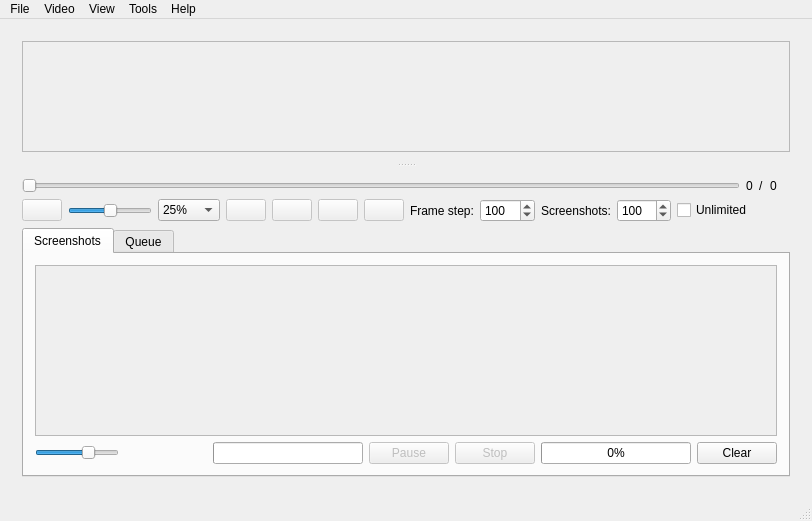
<?xml version="1.0" encoding="UTF-8"?>
<ui version="4.0">
 <class>MainWindow</class>
 <widget class="QMainWindow" name="MainWindow">
  <property name="geometry">
   <rect>
    <x>0</x>
    <y>0</y>
    <width>812</width>
    <height>521</height>
   </rect>
  </property>
  <property name="acceptDrops">
   <bool>true</bool>
  </property>
  <property name="windowTitle">
   <string/>
  </property>
  <widget class="QWidget" name="centralWidget">
   <layout class="QVBoxLayout" name="verticalLayout_2">
    <item>
     <widget class="QSplitter" name="splitter">
      <property name="orientation">
       <enum>Qt::Vertical</enum>
      </property>
      <property name="childrenCollapsible">
       <bool>false</bool>
      </property>
      <widget class="QWidget" name="layoutWidget">
       <layout class="QVBoxLayout" name="verticalLayout_3">
        <item>
         <widget class="QScrollArea" name="videoFrameArea">
          <property name="sizePolicy">
           <sizepolicy hsizetype="Expanding" vsizetype="Expanding">
            <horstretch>0</horstretch>
            <verstretch>0</verstretch>
           </sizepolicy>
          </property>
          <property name="widgetResizable">
           <bool>true</bool>
          </property>
          <property name="alignment">
           <set>Qt::AlignCenter</set>
          </property>
          <widget class="QWidget" name="scrollAreaWidgetContents">
           <property name="geometry">
            <rect>
             <x>0</x>
             <y>0</y>
             <width>790</width>
             <height>113</height>
            </rect>
           </property>
           <property name="sizePolicy">
            <sizepolicy hsizetype="Preferred" vsizetype="Preferred">
             <horstretch>0</horstretch>
             <verstretch>0</verstretch>
            </sizepolicy>
           </property>
           <property name="maximumSize">
            <size>
             <width>16777215</width>
             <height>16777215</height>
            </size>
           </property>
           <layout class="QVBoxLayout" name="verticalLayout_9">
            <property name="leftMargin">
             <number>0</number>
            </property>
            <property name="topMargin">
             <number>0</number>
            </property>
            <property name="rightMargin">
             <number>0</number>
            </property>
            <property name="bottomMargin">
             <number>0</number>
            </property>
            <item>
             <widget class="vfg::ui::VideoPreviewWidget" name="videoPreviewWidget" native="true"/>
            </item>
           </layout>
          </widget>
         </widget>
        </item>
       </layout>
      </widget>
      <widget class="QWidget" name="layoutWidget">
       <layout class="QVBoxLayout" name="verticalLayout">
        <item>
         <layout class="QHBoxLayout" name="horizontalLayout_2">
          <item>
           <widget class="QSlider" name="seekSlider">
            <property name="enabled">
             <bool>false</bool>
            </property>
            <property name="minimum">
             <number>0</number>
            </property>
            <property name="maximum">
             <number>0</number>
            </property>
            <property name="pageStep">
             <number>24</number>
            </property>
            <property name="tracking">
             <bool>false</bool>
            </property>
            <property name="orientation">
             <enum>Qt::Horizontal</enum>
            </property>
            <property name="tickPosition">
             <enum>QSlider::NoTicks</enum>
            </property>
            <property name="tickInterval">
             <number>10</number>
            </property>
           </widget>
          </item>
          <item>
           <widget class="QLabel" name="currentFrameLabel">
            <property name="text">
             <string>0</string>
            </property>
           </widget>
          </item>
          <item>
           <widget class="QLabel" name="frameSeparatorLabel">
            <property name="text">
             <string>/</string>
            </property>
           </widget>
          </item>
          <item>
           <widget class="QLabel" name="totalFramesLabel">
            <property name="text">
             <string>0</string>
            </property>
           </widget>
          </item>
          <item>
           <widget class="QLabel" name="labelVideoResolution">
            <property name="text">
             <string/>
            </property>
           </widget>
          </item>
         </layout>
        </item>
        <item>
         <layout class="QHBoxLayout" name="horizontalLayout">
          <item>
           <widget class="QPushButton" name="buttonPlay">
            <property name="enabled">
             <bool>false</bool>
            </property>
            <property name="toolTip">
             <string/>
            </property>
            <property name="text">
             <string/>
            </property>
            <property name="icon">
             <iconset resource="resources.qrc">
              <normaloff>:/icon/play.png</normaloff>:/icon/play.png</iconset>
            </property>
           </widget>
          </item>
          <item>
           <widget class="QSlider" name="volumeSlider">
            <property name="sizePolicy">
             <sizepolicy hsizetype="Fixed" vsizetype="Fixed">
              <horstretch>0</horstretch>
              <verstretch>0</verstretch>
             </sizepolicy>
            </property>
            <property name="toolTip">
             <string>Volume</string>
            </property>
            <property name="whatsThis">
             <string/>
            </property>
            <property name="maximum">
             <number>100</number>
            </property>
            <property name="pageStep">
             <number>1</number>
            </property>
            <property name="value">
             <number>50</number>
            </property>
            <property name="orientation">
             <enum>Qt::Horizontal</enum>
            </property>
           </widget>
          </item>
          <item>
           <widget class="QComboBox" name="playbackSpeed">
            <property name="sizePolicy">
             <sizepolicy hsizetype="Fixed" vsizetype="Fixed">
              <horstretch>0</horstretch>
              <verstretch>0</verstretch>
             </sizepolicy>
            </property>
            <property name="toolTip">
             <string>Playback rate</string>
            </property>
            <property name="whatsThis">
             <string/>
            </property>
            <property name="currentText">
             <string>100%</string>
            </property>
            <item>
             <property name="text">
              <string>25%</string>
             </property>
            </item>
            <item>
             <property name="text">
              <string>50%</string>
             </property>
            </item>
            <item>
             <property name="text">
              <string>75%</string>
             </property>
            </item>
            <item>
             <property name="text">
              <string>100%</string>
             </property>
            </item>
            <item>
             <property name="text">
              <string>125%</string>
             </property>
            </item>
            <item>
             <property name="text">
              <string>150%</string>
             </property>
            </item>
            <item>
             <property name="text">
              <string>175%</string>
             </property>
            </item>
            <item>
             <property name="text">
              <string>200%</string>
             </property>
            </item>
           </widget>
          </item>
          <item>
           <widget class="QPushButton" name="previousButton">
            <property name="enabled">
             <bool>false</bool>
            </property>
            <property name="toolTip">
             <string>Previous frame</string>
            </property>
            <property name="text">
             <string/>
            </property>
            <property name="icon">
             <iconset resource="resources.qrc">
              <normaloff>:/icon/previous.png</normaloff>:/icon/previous.png</iconset>
            </property>
            <property name="shortcut">
             <string>Left</string>
            </property>
           </widget>
          </item>
          <item>
           <widget class="QPushButton" name="nextButton">
            <property name="enabled">
             <bool>false</bool>
            </property>
            <property name="toolTip">
             <string>Next frame</string>
            </property>
            <property name="text">
             <string/>
            </property>
            <property name="icon">
             <iconset resource="resources.qrc">
              <normaloff>:/icon/next.png</normaloff>:/icon/next.png</iconset>
            </property>
            <property name="shortcut">
             <string>Right</string>
            </property>
           </widget>
          </item>
          <item>
           <widget class="QPushButton" name="grabButton">
            <property name="enabled">
             <bool>false</bool>
            </property>
            <property name="toolTip">
             <string>Enqueue current frame</string>
            </property>
            <property name="text">
             <string/>
            </property>
            <property name="icon">
             <iconset resource="resources.qrc">
              <normaloff>:/icon/grab.png</normaloff>:/icon/grab.png</iconset>
            </property>
            <property name="shortcut">
             <string>G</string>
            </property>
           </widget>
          </item>
          <item>
           <widget class="QPushButton" name="generateButton">
            <property name="enabled">
             <bool>false</bool>
            </property>
            <property name="toolTip">
             <string>Generate thumbnails</string>
            </property>
            <property name="text">
             <string/>
            </property>
            <property name="icon">
             <iconset resource="resources.qrc">
              <normaloff>:/icon/generate.png</normaloff>:/icon/generate.png</iconset>
            </property>
            <property name="shortcut">
             <string>H</string>
            </property>
           </widget>
          </item>
          <item>
           <widget class="QLabel" name="label">
            <property name="text">
             <string>Frame step:</string>
            </property>
           </widget>
          </item>
          <item>
           <widget class="QSpinBox" name="frameStepSpinBox">
            <property name="sizePolicy">
             <sizepolicy hsizetype="Preferred" vsizetype="Fixed">
              <horstretch>0</horstretch>
              <verstretch>0</verstretch>
             </sizepolicy>
            </property>
            <property name="minimumSize">
             <size>
              <width>55</width>
              <height>0</height>
             </size>
            </property>
            <property name="toolTip">
             <string>Frames to skip</string>
            </property>
            <property name="minimum">
             <number>1</number>
            </property>
            <property name="maximum">
             <number>9999</number>
            </property>
            <property name="value">
             <number>100</number>
            </property>
           </widget>
          </item>
          <item>
           <widget class="QLabel" name="label_2">
            <property name="text">
             <string>Screenshots:</string>
            </property>
           </widget>
          </item>
          <item>
           <widget class="QSpinBox" name="screenshotsSpinBox">
            <property name="minimumSize">
             <size>
              <width>50</width>
              <height>0</height>
             </size>
            </property>
            <property name="toolTip">
             <string>Thumbnails to generate</string>
            </property>
            <property name="prefix">
             <string/>
            </property>
            <property name="minimum">
             <number>2</number>
            </property>
            <property name="maximum">
             <number>9999</number>
            </property>
            <property name="value">
             <number>100</number>
            </property>
           </widget>
          </item>
          <item>
           <widget class="QCheckBox" name="cbUnlimitedScreens">
            <property name="toolTip">
             <string>Unlimited thumbnails</string>
            </property>
            <property name="statusTip">
             <string/>
            </property>
            <property name="text">
             <string>Unlimited</string>
            </property>
           </widget>
          </item>
          <item>
           <spacer name="horizontalSpacer">
            <property name="orientation">
             <enum>Qt::Horizontal</enum>
            </property>
            <property name="sizeHint" stdset="0">
             <size>
              <width>37</width>
              <height>13</height>
             </size>
            </property>
           </spacer>
          </item>
         </layout>
        </item>
        <item>
         <widget class="QTabWidget" name="tabWidget">
          <property name="currentIndex">
           <number>0</number>
          </property>
          <widget class="QWidget" name="first">
           <attribute name="title">
            <string>Screenshots</string>
           </attribute>
           <layout class="QVBoxLayout" name="verticalLayout_10">
            <item>
             <layout class="QVBoxLayout" name="verticalLayout_6">
              <item>
               <widget class="QScrollArea" name="unsavedTabScrollArea">
                <property name="widgetResizable">
                 <bool>true</bool>
                </property>
                <widget class="QWidget" name="scrollAreaWidgetContents_3">
                 <property name="geometry">
                  <rect>
                   <x>0</x>
                   <y>0</y>
                   <width>764</width>
                   <height>199</height>
                  </rect>
                 </property>
                 <layout class="QVBoxLayout" name="verticalLayout_8">
                  <property name="leftMargin">
                   <number>0</number>
                  </property>
                  <property name="topMargin">
                   <number>0</number>
                  </property>
                  <property name="rightMargin">
                   <number>0</number>
                  </property>
                  <property name="bottomMargin">
                   <number>0</number>
                  </property>
                  <item>
                   <widget class="vfg::ui::ThumbnailContainer" name="unsavedWidget" native="true"/>
                  </item>
                 </layout>
                </widget>
               </widget>
              </item>
              <item>
               <layout class="QHBoxLayout" name="horizontalLayout_3">
                <item>
                 <widget class="QSlider" name="thumbnailSizeSlider">
                  <property name="sizePolicy">
                   <sizepolicy hsizetype="Fixed" vsizetype="Fixed">
                    <horstretch>0</horstretch>
                    <verstretch>0</verstretch>
                   </sizepolicy>
                  </property>
                  <property name="toolTip">
                   <string>Adjust thumbnail size</string>
                  </property>
                  <property name="minimum">
                   <number>100</number>
                  </property>
                  <property name="maximum">
                   <number>250</number>
                  </property>
                  <property name="value">
                   <number>200</number>
                  </property>
                  <property name="orientation">
                   <enum>Qt::Horizontal</enum>
                  </property>
                 </widget>
                </item>
                <item>
                 <spacer name="horizontalSpacer_2">
                  <property name="orientation">
                   <enum>Qt::Horizontal</enum>
                  </property>
                  <property name="sizeHint" stdset="0">
                   <size>
                    <width>40</width>
                    <height>20</height>
                   </size>
                  </property>
                 </spacer>
                </item>
                <item>
                 <widget class="QProgressBar" name="generatorProgressBar">
                  <property name="enabled">
                   <bool>true</bool>
                  </property>
                  <property name="sizePolicy">
                   <sizepolicy hsizetype="Fixed" vsizetype="Fixed">
                    <horstretch>0</horstretch>
                    <verstretch>0</verstretch>
                   </sizepolicy>
                  </property>
                  <property name="minimumSize">
                   <size>
                    <width>150</width>
                    <height>0</height>
                   </size>
                  </property>
                  <property name="toolTip">
                   <string>Generator progress</string>
                  </property>
                  <property name="minimum">
                   <number>0</number>
                  </property>
                  <property name="value">
                   <number>0</number>
                  </property>
                  <property name="alignment">
                   <set>Qt::AlignCenter</set>
                  </property>
                  <property name="textVisible">
                   <bool>false</bool>
                  </property>
                  <property name="format">
                   <string>%v of %m</string>
                  </property>
                 </widget>
                </item>
                <item>
                 <widget class="QPushButton" name="btnPauseGenerator">
                  <property name="enabled">
                   <bool>false</bool>
                  </property>
                  <property name="sizePolicy">
                   <sizepolicy hsizetype="Fixed" vsizetype="Fixed">
                    <horstretch>0</horstretch>
                    <verstretch>0</verstretch>
                   </sizepolicy>
                  </property>
                  <property name="minimumSize">
                   <size>
                    <width>0</width>
                    <height>0</height>
                   </size>
                  </property>
                  <property name="toolTip">
                   <string>Pause/Resume generator</string>
                  </property>
                  <property name="text">
                   <string>Pause</string>
                  </property>
                  <property name="icon">
                   <iconset resource="resources.qrc">
                    <normaloff>:/icon/pause.png</normaloff>:/icon/pause.png</iconset>
                  </property>
                 </widget>
                </item>
                <item>
                 <widget class="QPushButton" name="btnStopGenerator">
                  <property name="enabled">
                   <bool>false</bool>
                  </property>
                  <property name="toolTip">
                   <string>Stop generator</string>
                  </property>
                  <property name="text">
                   <string>Stop</string>
                  </property>
                  <property name="icon">
                   <iconset resource="resources.qrc">
                    <normaloff>:/icon/cancel.png</normaloff>:/icon/cancel.png</iconset>
                  </property>
                 </widget>
                </item>
                <item>
                 <widget class="QProgressBar" name="unsavedProgressBar">
                  <property name="sizePolicy">
                   <sizepolicy hsizetype="Fixed" vsizetype="Fixed">
                    <horstretch>0</horstretch>
                    <verstretch>0</verstretch>
                   </sizepolicy>
                  </property>
                  <property name="minimumSize">
                   <size>
                    <width>150</width>
                    <height>0</height>
                   </size>
                  </property>
                  <property name="toolTip">
                   <string>Thumbnail limit</string>
                  </property>
                  <property name="minimum">
                   <number>0</number>
                  </property>
                  <property name="value">
                   <number>0</number>
                  </property>
                  <property name="textVisible">
                   <bool>true</bool>
                  </property>
                  <property name="invertedAppearance">
                   <bool>false</bool>
                  </property>
                 </widget>
                </item>
                <item>
                 <widget class="QPushButton" name="clearThumbsButton">
                  <property name="toolTip">
                   <string>Clear thumbnails</string>
                  </property>
                  <property name="text">
                   <string>Clear</string>
                  </property>
                  <property name="icon">
                   <iconset resource="resources.qrc">
                    <normaloff>:/icon/clear.png</normaloff>:/icon/clear.png</iconset>
                  </property>
                 </widget>
                </item>
               </layout>
              </item>
             </layout>
            </item>
           </layout>
          </widget>
          <widget class="QWidget" name="second">
           <attribute name="title">
            <string>Queue</string>
           </attribute>
           <layout class="QVBoxLayout" name="verticalLayout_11">
            <item>
             <layout class="QVBoxLayout" name="verticalLayout_5">
              <item>
               <widget class="QScrollArea" name="savedTabScrollArea">
                <property name="widgetResizable">
                 <bool>true</bool>
                </property>
                <widget class="QWidget" name="scrollAreaWidgetContents_2">
                 <property name="geometry">
                  <rect>
                   <x>0</x>
                   <y>0</y>
                   <width>764</width>
                   <height>200</height>
                  </rect>
                 </property>
                 <layout class="QVBoxLayout" name="verticalLayout_7">
                  <property name="leftMargin">
                   <number>0</number>
                  </property>
                  <property name="topMargin">
                   <number>0</number>
                  </property>
                  <property name="rightMargin">
                   <number>0</number>
                  </property>
                  <property name="bottomMargin">
                   <number>0</number>
                  </property>
                  <item>
                   <widget class="vfg::ui::ThumbnailContainer" name="savedWidget" native="true"/>
                  </item>
                 </layout>
                </widget>
               </widget>
              </item>
              <item>
               <layout class="QHBoxLayout" name="horizontalLayout_4">
                <item>
                 <spacer name="horizontalSpacer_3">
                  <property name="orientation">
                   <enum>Qt::Horizontal</enum>
                  </property>
                  <property name="sizeHint" stdset="0">
                   <size>
                    <width>40</width>
                    <height>20</height>
                   </size>
                  </property>
                 </spacer>
                </item>
                <item>
                 <widget class="QPushButton" name="saveThumbnailsButton">
                  <property name="toolTip">
                   <string>Save screenshots</string>
                  </property>
                  <property name="text">
                   <string>Save</string>
                  </property>
                 </widget>
                </item>
               </layout>
              </item>
             </layout>
            </item>
           </layout>
          </widget>
         </widget>
        </item>
       </layout>
      </widget>
     </widget>
    </item>
   </layout>
  </widget>
  <widget class="QMenuBar" name="menuBar">
   <property name="geometry">
    <rect>
     <x>0</x>
     <y>0</y>
     <width>812</width>
     <height>21</height>
    </rect>
   </property>
   <widget class="QMenu" name="menuFile">
    <property name="title">
     <string>File</string>
    </property>
    <addaction name="actionOpen"/>
    <addaction name="actionOpen_DVD"/>
    <addaction name="separator"/>
    <addaction name="actionRecent"/>
    <addaction name="separator"/>
    <addaction name="actionQuit"/>
   </widget>
   <widget class="QMenu" name="menuVideo">
    <property name="title">
     <string>Video</string>
    </property>
    <widget class="QMenu" name="menuZoom">
     <property name="title">
      <string>Zoom</string>
     </property>
     <addaction name="action25"/>
     <addaction name="action50"/>
     <addaction name="action100"/>
     <addaction name="action200"/>
     <addaction name="actionScaleToWindow"/>
    </widget>
    <addaction name="menuZoom"/>
    <addaction name="separator"/>
    <addaction name="actionSave_as_PNG"/>
   </widget>
   <widget class="QMenu" name="menuView">
    <property name="title">
     <string>View</string>
    </property>
    <addaction name="actionAvisynth_Script_Editor"/>
    <addaction name="actionVideo_Settings"/>
    <addaction name="separator"/>
    <addaction name="actionOptions"/>
   </widget>
   <widget class="QMenu" name="menuHelp">
    <property name="title">
     <string>Help</string>
    </property>
    <widget class="QMenu" name="menuDebug">
     <property name="title">
      <string>Debug</string>
     </property>
     <addaction name="actionDebugOff"/>
     <addaction name="actionDebugOn"/>
    </widget>
    <addaction name="actionAbout"/>
    <addaction name="separator"/>
    <addaction name="menuDebug"/>
   </widget>
   <widget class="QMenu" name="menuTools">
    <property name="title">
     <string>Tools</string>
    </property>
    <widget class="QMenu" name="menuCreateGIFImage">
     <property name="enabled">
      <bool>false</bool>
     </property>
     <property name="title">
      <string>Create GIF Image</string>
     </property>
     <addaction name="actionSetStartFrame"/>
     <addaction name="actionSetEndFrame"/>
     <addaction name="separator"/>
     <addaction name="actionShowEditor"/>
    </widget>
    <addaction name="menuCreateGIFImage"/>
    <addaction name="actionX264_Encoder"/>
   </widget>
   <addaction name="menuFile"/>
   <addaction name="menuVideo"/>
   <addaction name="menuView"/>
   <addaction name="menuTools"/>
   <addaction name="menuHelp"/>
  </widget>
  <widget class="QStatusBar" name="statusBar"/>
  <action name="actionOpen">
   <property name="text">
    <string>Open...</string>
   </property>
   <property name="shortcut">
    <string>O</string>
   </property>
  </action>
  <action name="actionAvisynth_Script_Editor">
   <property name="text">
    <string>Avisynth Script Editor</string>
   </property>
  </action>
  <action name="actionQuit">
   <property name="text">
    <string>Quit</string>
   </property>
  </action>
  <action name="actionOptions">
   <property name="text">
    <string>Options</string>
   </property>
  </action>
  <action name="actionAbout">
   <property name="text">
    <string>About</string>
   </property>
   <property name="shortcut">
    <string>F1</string>
   </property>
  </action>
  <action name="actionOpen_DVD">
   <property name="text">
    <string>Open DVD/Blu-ray...</string>
   </property>
  </action>
  <action name="actionVideo_Settings">
   <property name="text">
    <string>Video Settings</string>
   </property>
  </action>
  <action name="actionScaleToWindow">
   <property name="checkable">
    <bool>true</bool>
   </property>
   <property name="text">
    <string>Scale to window</string>
   </property>
   <property name="toolTip">
    <string>Scale to window size</string>
   </property>
  </action>
  <action name="action100">
   <property name="checkable">
    <bool>true</bool>
   </property>
   <property name="checked">
    <bool>false</bool>
   </property>
   <property name="text">
    <string>100%</string>
   </property>
  </action>
  <action name="action25">
   <property name="checkable">
    <bool>true</bool>
   </property>
   <property name="text">
    <string>25%</string>
   </property>
  </action>
  <action name="action50">
   <property name="checkable">
    <bool>true</bool>
   </property>
   <property name="text">
    <string>50%</string>
   </property>
  </action>
  <action name="action200">
   <property name="checkable">
    <bool>true</bool>
   </property>
   <property name="text">
    <string>200%</string>
   </property>
  </action>
  <action name="actionSetStartFrame">
   <property name="text">
    <string>Set start frame</string>
   </property>
  </action>
  <action name="actionSetEndFrame">
   <property name="text">
    <string>Set end frame</string>
   </property>
  </action>
  <action name="actionShowEditor">
   <property name="enabled">
    <bool>true</bool>
   </property>
   <property name="text">
    <string>Show editor</string>
   </property>
  </action>
  <action name="actionSave_as_PNG">
   <property name="enabled">
    <bool>false</bool>
   </property>
   <property name="text">
    <string>Save as PNG...</string>
   </property>
  </action>
  <action name="actionX264_Encoder">
   <property name="enabled">
    <bool>false</bool>
   </property>
   <property name="text">
    <string>x264 Encoder</string>
   </property>
  </action>
  <action name="actionDebugOff">
   <property name="checkable">
    <bool>true</bool>
   </property>
   <property name="checked">
    <bool>true</bool>
   </property>
   <property name="text">
    <string>Off</string>
   </property>
  </action>
  <action name="actionDebugOn">
   <property name="checkable">
    <bool>true</bool>
   </property>
   <property name="text">
    <string>On</string>
   </property>
  </action>
  <action name="actionRecent">
   <property name="text">
    <string>Recent</string>
   </property>
  </action>
 </widget>
 <layoutdefault spacing="6" margin="11"/>
 <customwidgets>
  <customwidget>
   <class>vfg::ui::ThumbnailContainer</class>
   <extends>QWidget</extends>
   <header>thumbnailcontainer.h</header>
   <container>1</container>
  </customwidget>
  <customwidget>
   <class>vfg::ui::VideoPreviewWidget</class>
   <extends>QWidget</extends>
   <header>videopreviewwidget.h</header>
   <container>1</container>
  </customwidget>
 </customwidgets>
 <resources>
  <include location="resources.qrc"/>
 </resources>
 <connections/>
</ui>
